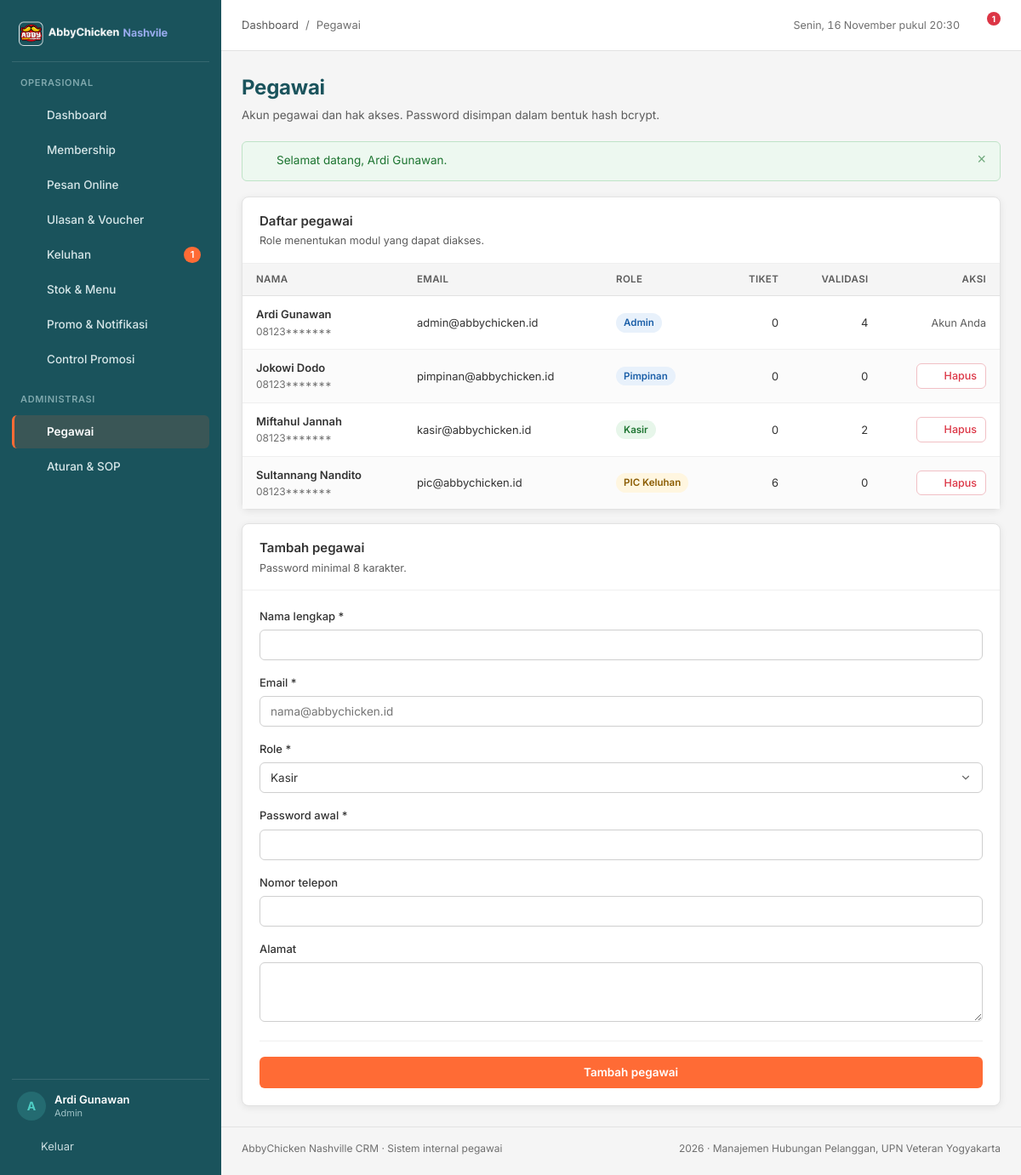
/pages/pegawai/index.php (signed in), run on the app's committed database.
### tables this page shows
CREATE TABLE `pegawai` (
  `pegawai_id` int(11) NOT NULL AUTO_INCREMENT,
  `email` varchar(100) NOT NULL,
  `password` varchar(255) NOT NULL,
  `nama` varchar(100) NOT NULL,
  `role` enum('Admin','Kasir','PIC Keluhan','Pimpinan') NOT NULL,
  `alamat` text DEFAULT NULL,
  `no_telp` varchar(15) DEFAULT NULL,
  `created_at` timestamp NOT NULL DEFAULT current_timestamp(),
  PRIMARY KEY (`pegawai_id`),
  UNIQUE KEY `uq_pegawai_email` (`email`),
  KEY `idx_pegawai_role` (`role`)
);

### pages/pegawai/index.php (the view, shortened to what this page needs)
<?php
require_once __DIR__ . '/../../config/database.php';
$error = [];
$data  = ['nama' => '', 'email' => '', 'role' => 'Kasir', 'no_telp' => '', 'alamat' => ''];
$role_pilihan = ['Admin', 'Pimpinan', 'Kasir', 'PIC Keluhan'];
$daftar = mysqli_query($conn, "SELECT p.*,
        (SELECT COUNT(*) FROM tiket t WHERE t.pegawai_id = p.pegawai_id) AS jml_tiket,
        (SELECT COUNT(*) FROM klaim_review k WHERE k.pegawai_id = p.pegawai_id) AS jml_validasi
    FROM pegawai p ORDER BY FIELD(p.role, 'Admin', 'Pimpinan', 'Kasir', 'PIC Keluhan'), p.nama ASC");
require_once __DIR__ . '/../../includes/header.php';
?>
<section class="detail-grid">
  <article class="card">
    <div class="card__head">
      <div>
        <h2>Daftar pegawai</h2>
        <p>Role menentukan modul yang dapat diakses.</p>
      </div>
    </div>
    <div class="table-wrap">
      <table class="table">
        <thead>
          <tr>
            <th>Nama</th>
            <th>Email</th>
            <th>Role</th>
            <th class="num">Tiket</th>
            <th class="num">Validasi</th>
            <th class="col-actions">Aksi</th>
          </tr>
        </thead>
        <tbody>
          <?php while ($p = mysqli_fetch_assoc($daftar)): ?>
            <tr>
              <td>
                <div class="cell-stack">
                  <span class="strong"><?= e($p['nama']) ?></span>
                  <small><?= e(!empty($p['no_telp']) ? tampil_telepon($p['no_telp']) : 'Telepon belum diisi') ?></small>
                </div>
              </td>
              <td><?= e($p['email']) ?></td>
              <td>
                <span class="badge <?= ($p['role'] === 'Admin' || $p['role'] === 'Pimpinan') ? 'badge--info' : ($p['role'] === 'Kasir' ? 'badge--success' : 'badge--warning') ?>">
                  <?= e($p['role']) ?>
                </span>
              </td>
              <td class="num"><?= (int) $p['jml_tiket'] ?></td>
              <td class="num"><?= (int) $p['jml_validasi'] ?></td>
              <td class="col-actions">
                <?php if ((int) $p['pegawai_id'] === (int) $_SESSION['pegawai_id']): ?>
                  <span class="text-small text-muted">Akun Anda</span>
                <?php else: ?>
                  <form class="inline-form" method="post" action=""
                        data-confirm="Hapus akun pegawai <?= e($p['nama']) ?>? Tindakan ini tidak dapat dibatalkan.">
                    <button class="btn btn--danger btn--sm" type="submit"><?= icon('trash', 15) ?> Hapus</button>
                  </form>
                <?php endif; ?>
              </td>
            </tr>
          <?php endwhile; ?>
        </tbody>
      </table>
    </div>
  </article>
  <form class="card" method="post" action="" novalidate>
    <div class="card__head">
      <div>
        <h2>Tambah pegawai</h2>
        <p>Password minimal 8 karakter.</p>
      </div>
    </div>
    <div class="card__body">
      <div class="form-grid form-grid--1">
        <div class="field">
          <label for="nama">Nama lengkap <span aria-hidden="true">*</span></label>
          <input class="input<?= isset($error['nama']) ? ' is-invalid' : '' ?>" type="text" id="nama" name="nama"
                 value="<?= e($data['nama']) ?>" maxlength="100" required>
        </div>
        <div class="field">
          <label for="email">Email <span aria-hidden="true">*</span></label>
          <input class="input<?= isset($error['email']) ? ' is-invalid' : '' ?>" type="email" id="email" name="email"
                 value="<?= e($data['email']) ?>" maxlength="100" placeholder="nama@abbychicken.id" required>
        </div>
        <div class="field">
          <label for="role">Role <span aria-hidden="true">*</span></label>
          <select class="select<?= isset($error['role']) ? ' is-invalid' : '' ?>" id="role" name="role" required>
            <?php foreach ($role_pilihan as $r): ?>
              <option value="<?= e($r) ?>" <?= $data['role'] === $r ? 'selected' : '' ?>><?= e($r) ?></option>
            <?php endforeach; ?>
          </select>
        </div>
        <div class="field">
          <label for="password">Password awal <span aria-hidden="true">*</span></label>
          <input class="input<?= isset($error['password']) ? ' is-invalid' : '' ?>" type="password" id="password" name="password"
                 minlength="8" autocomplete="new-password" required>
        </div>
        <div class="field">
          <label for="no_telp">Nomor telepon</label>
          <input class="input" type="tel" id="no_telp" name="no_telp" value="<?= e($data['no_telp']) ?>" maxlength="15" inputmode="numeric">
        </div>
        <div class="field">
          <label for="alamat">Alamat</label>
          <textarea class="textarea" id="alamat" name="alamat" maxlength="255" style="min-height:70px"><?= e($data['alamat']) ?></textarea>
        </div>
      </div>
      <div class="form-actions">
        <button class="btn btn--primary btn--block" type="submit"><?= icon('plus', 16) ?> Tambah pegawai</button>
      </div>
    </div>
  </form>
</section>
<?php require_once __DIR__ . '/../../includes/footer.php'; ?>

### includes/functions.php (shortened to what this page needs)
<?php
function e($value)
{
    return htmlspecialchars((string) $value, ENT_QUOTES, 'UTF-8');
}
function icon($nama, $ukuran = 18)
{
    $isi = $path[$nama] ?? $path['dashboard'];
    return '<svg class="icon" width="' . (int) $ukuran . '" height="' . (int) $ukuran . '" viewBox="0 0 24 24" fill="none" '
        . 'stroke="currentColor" stroke-width="1.6" stroke-linecap="round" stroke-linejoin="round" aria-hidden="true">'
        . $isi . '</svg>';
}
function sensor_telepon($telepon, $tampil_awal = 5)
{
    $tel = trim((string) $telepon);
    $panjang     = mb_strlen($tel);
    $tampil_awal = max(0, (int) $tampil_awal);
    return mb_substr($tel, 0, $tampil_awal) . str_repeat('*', $panjang - $tampil_awal);
}
function tampil_telepon($telepon, $role = null)
{
    $tel = trim((string) $telepon);
    $role_aktif = $role !== null ? (string) $role : (string) ($_SESSION['role'] ?? '');
    return sensor_telepon($tel, 5);
}

### data on the page
pegawai: nama "Ardi Gunawan", no_telp "08123*******", email "admin@abbychicken.id", role "Admin", jml_tiket "0", jml_validasi "4", shows "Akun Anda"
pegawai: nama "Jokowi Dodo", no_telp "08123*******", email "pimpinan@abbychicken.id", role "Pimpinan", jml_tiket "0", jml_validasi "0", $ukuran 15 (drawn)
pegawai: nama "Miftahul Jannah", no_telp "08123*******", email "kasir@abbychicken.id", role "Kasir", jml_tiket "0", jml_validasi "2", $ukuran 15 (drawn)
pegawai: nama "Sultannang Nandito", no_telp "08123*******", email "pic@abbychicken.id", role "PIC Keluhan", jml_tiket "6", jml_validasi "0", $ukuran 15 (drawn)

### other printed values
$item['label'] "Dashboard"
$item['label'] "Membership"
$item['label'] "Pesan Online"
$item['label'] "Ulasan & Voucher"
$item['label'] "Keluhan"
$tiket_terbuka "1"
$item['label'] "Stok & Menu"
$item['label'] "Promo & Notifikasi"
$item['label'] "Control Promosi"
$item['label'] "Pegawai"
$item['label'] "Aturan & SOP"
mb_substr($nama_pegawai, 0, 1) "A"
$nama_pegawai "Ardi Gunawan"
$role_pegawai "Admin"
$page_title "Pegawai"
